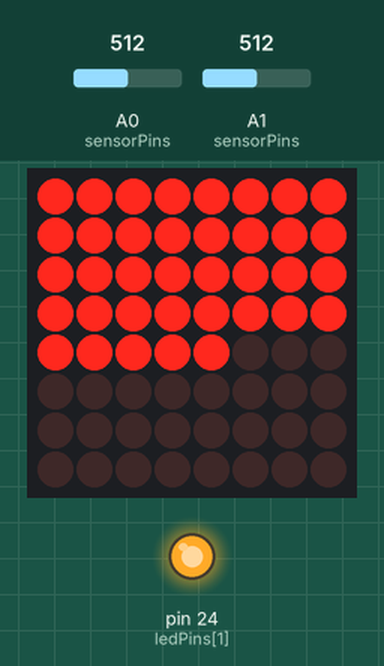
Recording of a sketch running on a simulated Arduino Mega 2560, built with avr-gcc and run on an emulated ATmega2560. On the bench: 8×8 LED matrix, output pins drawn as LEDs (lit = HIGH). Inputs (shaded band) come from the test bench; at power-on: A1 (sensorPins) = 512, A0 (sensorPins) = 512. Random numbers use the default seed unless the sketch sets one.

Above: at 8.6 s.
8.7 s: A1 (sensorPins) set to 444
At 9.87 s:
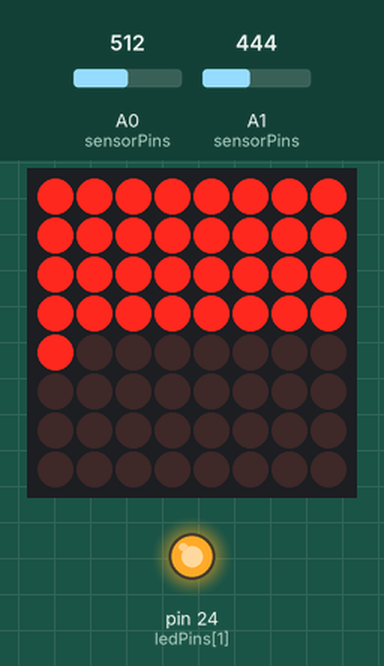
11.7 s: A1 (sensorPins) set to 423
At 21.2 s:
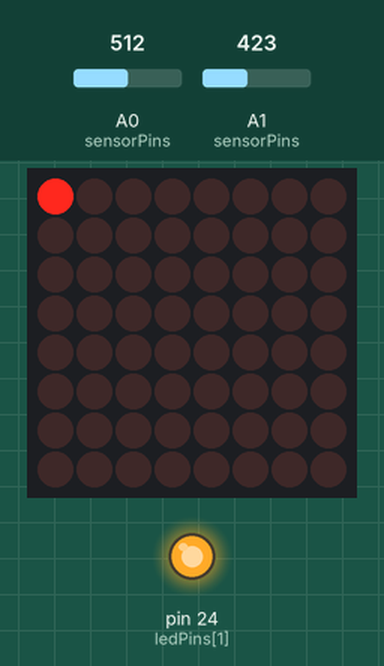
Timing chart, 0 to 22.6 s (numbered marks = the images above; inputs shaded):
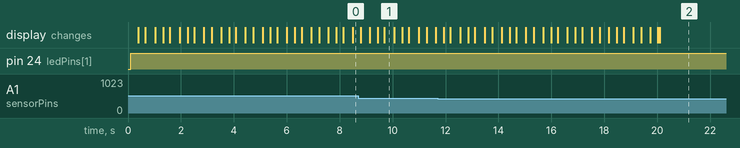

The sketch:

10Task.ino
```cpp
#include <LedControl.h>

const int sensorPins[] = {A0, A1, A2};
const float voltsPerMeasurement = 5.0/1024.0;
const int minDist = 10;

const byte ledPins[] = {22, 24, 26};

const int playTimeMs = 20000;

const int displaysCount = 1;
const int dataPin = 53;
const int clkPin = 49;
const int csPin = 51;
LedControl ledDisplay = LedControl(dataPin, clkPin, csPin, displaysCount);

const float timerPixelFadeOutTimeMs = playTimeMs / 64;
int timerPixelsFadedOut = 0;
int timerCurrentRow = 7;
int timerCurrentCol = 7;

int score = 0;
int prevPin = -1;
int nextPin = -1;

enum state {
  WAIT_ACTION_FROM_USER,
  WAIT_REMOVE_HAND_FROM_USER,
  GENERATE_NEXT_PIN,
  END_GAME
};
state currentState = GENERATE_NEXT_PIN;

void setup()
{
  Serial.begin(115200);

  ledDisplay.shutdown(0, false);
  ledDisplay.setIntensity(0, 4);
  ledDisplay.clearDisplay(0);

  fillDisplay(true);
  currentState = GENERATE_NEXT_PIN;
}

void loop() {
  switch(currentState) {
    case GENERATE_NEXT_PIN:
    nextPin=random(3);
    currentState=WAIT_ACTION_FROM_USER;
      break;
    case WAIT_REMOVE_HAND_FROM_USER:
      wait_remove_hand_from_user();
      break;
    case WAIT_ACTION_FROM_USER:
      wait_action_from_user();
      break;
    case END_GAME:
      showScoreOnDisplay(score);
      delay(10000);
      break;
  }
  checkTime();
}

void wait_remove_hand_from_user() {
  if (readDist(0) <= minDist || readDist(1) <= minDist || readDist(2) <= minDist) {
    return;
  }
  currentState = GENERATE_NEXT_PIN;
}

void wait_action_from_user() {
  switchLed(nextPin, 255);
  if (readDist(nextPin) > minDist) {
    return;
  }
  switchLed(nextPin, 0);
  score += 1;
  currentState = WAIT_REMOVE_HAND_FROM_USER;
  prevPin = nextPin;
}

void showScoreOnDisplay(int score) {
  for (int row = 0; row < 8; row++) {
    for (int column = 0; column < 8; column++) {
      if (score <= 0)
        break;
      delay(70);
      score -= 1;
      ledDisplay.setLed(0, row, column, true);
    }
    if (score <= 0)
      break;
  }
}

void checkTime() {
  if (floor(millis() / timerPixelFadeOutTimeMs) > timerPixelsFadedOut) {
    ledDisplay.setLed(0, timerCurrentRow, timerCurrentCol, false);
    timerPixelsFadedOut += 1;
    timerCurrentCol -= 1;
    if (timerCurrentCol == -1) {
      timerCurrentCol = 7;
      timerCurrentRow -= 1;
    }
  }
  if (millis() >= playTimeMs) {
    currentState = END_GAME;
    switchLed(nextPin, 0);
  }
}

void fillDisplay(bool isOn) {
  for (int i = 0; i < 8; i++) {
    for (int j = 0; j < 8; j++) {
      ledDisplay.setLed(0, i, j, isOn);
    }
  }
}

void switchLed(int pin, int value) {
  analogWrite(ledPins[pin], 255 - value);
}

float readDist(int sensorPin){
  float volts = readAnalog(sensorPin) * voltsPerMeasurement;
  return pow(14.7737/volts, 1.2134); // for small IR sensor (SHARP 2Y0A21)
}

float readAnalog(int sensorPin)
{
  int sum = 0;
  int maxV = -5000;
  int minV = 5000;
  int n = 15;
  for (int i = 0; i < n; i++)
  {
    int cur = analogRead(sensorPin);
    if (cur > maxV)
    {
      maxV = cur;
    }
    if (cur < minV)
    {
      minV = cur;
    }
    sum += cur;
    delay(6);
  }
  return (sum - maxV - minV) / (float)(n - 2);
}
```

Measured:
- the behaviour switches between 437 and 436 on A1 (sensorPins) (found by bisection; images 1 and 2)
